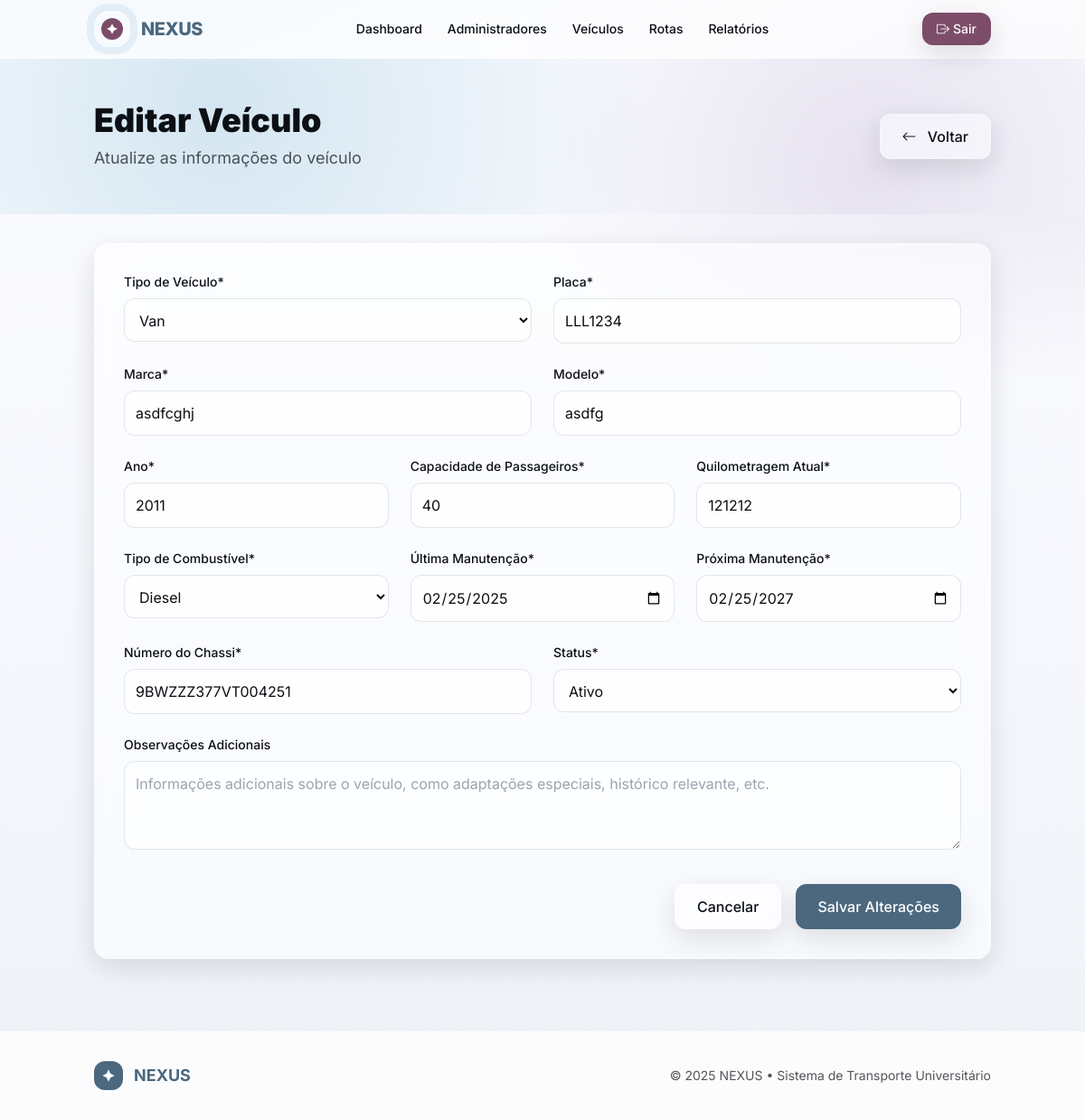
/manager/vehicles/edit/1 (signed in), run on the app's committed database.
### tables this page shows
CREATE TABLE `vehicles` (
  `id` int(11) NOT NULL,
  `type` varchar(50) NOT NULL,
  `plate` varchar(10) NOT NULL,
  `model` varchar(50) NOT NULL,
  `brand` varchar(50) NOT NULL,
  `year` int(11) NOT NULL,
  `capacity` int(11) NOT NULL,
  `driver_id` int(11) DEFAULT NULL,
  `mileage` int(11) DEFAULT 0,
  `fuel_type` varchar(20) DEFAULT NULL,
  `status` enum('Ativo','Inativo','Em Manutenção') DEFAULT 'Ativo',
  `last_maintenance` date NOT NULL,
  `next_maintenance` date DEFAULT NULL,
  `chassis_number` varchar(17) DEFAULT NULL,
  `notes` text DEFAULT NULL,
  `active` tinyint(1) DEFAULT 1,
  `created_at` timestamp NOT NULL DEFAULT current_timestamp(),
  `updated_at` timestamp NOT NULL DEFAULT current_timestamp() ON UPDATE current_timestamp()
);

### app/views/manager/vehicles/edit.php (the view, shortened to what the rows shown need)
<?php require_once __DIR__ . '/../../layouts/header.php'; ?>
<section class="gradient-hero py-12">
    <div class="container mx-auto px-4">
        <div class="flex flex-col md:flex-row justify-between items-start md:items-center gap-6">
            <div>
                <h1 class="text-3xl md:text-4xl font-black text-nexus-ink mb-2">
                    Editar Veículo
                </h1>
                <p class="text-nexus-ink/70 text-lg">Atualize as informações do veículo</p>
            </div>
            <a href="/nexus/manager/vehicles" class="frost px-6 py-3 rounded-xl text-nexus-ink font-medium shadow-soft hover:shadow-glow transition-all border border-white/40">
                <i class="bi bi-arrow-left mr-2"></i> Voltar
            </a>
        </div>
    </div>
</section>
<main class="container mx-auto py-8 px-4">
    <div class="frost rounded-2xl shadow-soft p-8">
        <form action="/nexus/manager/vehicles/update/<?= $vehicle['id'] ?>" method="POST">
            <div class="grid grid-cols-1 md:grid-cols-2 gap-6">
                <div>
                    <label for="type" class="block text-sm font-medium text-nexus-ink mb-2">Tipo de Veículo*</label>
                    <select class="w-full p-3 rounded-xl border border-gray-300/60 bg-white/70 focus:outline-none focus:ring-2 focus:ring-nexus-b focus:border-transparent"
                            id="type" name="type" required>
                        <option value="Van" <?= $vehicle['type'] === 'Van' ? 'selected' : '' ?>>Van</option>
                    </select>
                </div>
                <div>
                    <label for="plate" class="block text-sm font-medium text-nexus-ink mb-2">Placa*</label>
                    <input type="text" class="w-full p-3 rounded-xl border border-gray-300/60 bg-white/70 focus:outline-none focus:ring-2 focus:ring-nexus-b focus:border-transparent"
                           id="plate" name="plate" required pattern="[A-Z]{3}[0-9][0-9A-Z][0-9]{2}"
                           placeholder="ABC1D23" value="<?= htmlspecialchars($vehicle['plate']) ?>">
                </div>
            </div>
            <div class="grid grid-cols-1 md:grid-cols-2 gap-6 mt-6">
                <div>
                    <label for="brand" class="block text-sm font-medium text-nexus-ink mb-2">Marca*</label>
                    <input type="text" class="w-full p-3 rounded-xl border border-gray-300/60 bg-white/70 focus:outline-none focus:ring-2 focus:ring-nexus-b focus:border-transparent"
                           id="brand" name="brand" required value="<?= htmlspecialchars($vehicle['brand']) ?>">
                </div>
                <div>
                    <label for="model" class="block text-sm font-medium text-nexus-ink mb-2">Modelo*</label>
                    <input type="text" class="w-full p-3 rounded-xl border border-gray-300/60 bg-white/70 focus:outline-none focus:ring-2 focus:ring-nexus-b focus:border-transparent"
                           id="model" name="model" required value="<?= htmlspecialchars($vehicle['model']) ?>">
                </div>
            </div>
            <div class="grid grid-cols-1 md:grid-cols-3 gap-6 mt-6">
                <div>
                    <label for="year" class="block text-sm font-medium text-nexus-ink mb-2">Ano*</label>
                    <input type="number" class="w-full p-3 rounded-xl border border-gray-300/60 bg-white/70 focus:outline-none focus:ring-2 focus:ring-nexus-b focus:border-transparent"
                           id="year" name="year" required min="2000" max="2025" value="<?= htmlspecialchars($vehicle['year']) ?>">
                </div>
                <div>
                    <label for="capacity" class="block text-sm font-medium text-nexus-ink mb-2">Capacidade de Passageiros*</label>
                    <input type="number" class="w-full p-3 rounded-xl border border-gray-300/60 bg-white/70 focus:outline-none focus:ring-2 focus:ring-nexus-b focus:border-transparent"
                           id="capacity" name="capacity" required min="1" value="<?= htmlspecialchars($vehicle['capacity']) ?>">
                </div>
                <div>
                    <label for="mileage" class="block text-sm font-medium text-nexus-ink mb-2">Quilometragem Atual*</label>
                    <input type="number" class="w-full p-3 rounded-xl border border-gray-300/60 bg-white/70 focus:outline-none focus:ring-2 focus:ring-nexus-b focus:border-transparent"
                           id="mileage" name="mileage" required min="0" step="1" value="<?= htmlspecialchars($vehicle['mileage']) ?>">
                </div>
            </div>
            <div class="grid grid-cols-1 md:grid-cols-3 gap-6 mt-6">
                <div>
                    <label for="fuel_type" class="block text-sm font-medium text-nexus-ink mb-2">Tipo de Combustível*</label>
                    <select class="w-full p-3 rounded-xl border border-gray-300/60 bg-white/70 focus:outline-none focus:ring-2 focus:ring-nexus-b focus:border-transparent"
                            id="fuel_type" name="fuel_type" required>
                        <option value="Diesel" <?= $vehicle['fuel_type'] === 'Diesel' ? 'selected' : '' ?>>Diesel</option>
                    </select>
                </div>
                <div>
                    <label for="last_maintenance" class="block text-sm font-medium text-nexus-ink mb-2">Última Manutenção*</label>
                    <input type="date" class="w-full p-3 rounded-xl border border-gray-300/60 bg-white/70 focus:outline-none focus:ring-2 focus:ring-nexus-b focus:border-transparent"
                           id="last_maintenance" name="last_maintenance" required value="<?= htmlspecialchars($vehicle['last_maintenance']) ?>">
                </div>
                <div>
                    <label for="next_maintenance" class="block text-sm font-medium text-nexus-ink mb-2">Próxima Manutenção*</label>
                    <input type="date" class="w-full p-3 rounded-xl border border-gray-300/60 bg-white/70 focus:outline-none focus:ring-2 focus:ring-nexus-b focus:border-transparent"
                           id="next_maintenance" name="next_maintenance" required value="<?= htmlspecialchars($vehicle['next_maintenance']) ?>">
                </div>
            </div>
            <div class="grid grid-cols-1 md:grid-cols-2 gap-6 mt-6">
                <div>
                    <label for="chassis_number" class="block text-sm font-medium text-nexus-ink mb-2">Número do Chassi*</label>
                    <input type="text" class="w-full p-3 rounded-xl border border-gray-300/60 bg-white/70 focus:outline-none focus:ring-2 focus:ring-nexus-b focus:border-transparent"
                           id="chassis_number" name="chassis_number" required
                           pattern="[A-HJ-NPR-Z0-9]{17}" placeholder="9BW ZZZ377 VT 004251"
                           value="<?= htmlspecialchars($vehicle['chassis_number']) ?>">
                </div>
                <div>
                    <label for="status" class="block text-sm font-medium text-nexus-ink mb-2">Status*</label>
                    <select class="w-full p-3 rounded-xl border border-gray-300/60 bg-white/70 focus:outline-none focus:ring-2 focus:ring-nexus-b focus:border-transparent"
                            id="status" name="status" required>
                        <option value="Ativo" <?= $vehicle['status'] === 'Ativo' ? 'selected' : '' ?>>Ativo</option>
                    </select>
                </div>
            </div>
            <div class="mt-6">
                <label for="notes" class="block text-sm font-medium text-nexus-ink mb-2">Observações Adicionais</label>
                <textarea class="w-full p-3 rounded-xl border border-gray-300/60 bg-white/70 focus:outline-none focus:ring-2 focus:ring-nexus-b focus:border-transparent"
                          id="notes" name="notes" rows="3"
                          placeholder="Informações adicionais sobre o veículo, como adaptações especiais, histórico relevante, etc."><?= htmlspecialchars($vehicle['notes'] ?? '') ?></textarea>
            </div>
            <div class="mt-8 flex justify-end space-x-4">
                <a href="/nexus/manager/vehicles" class="frost px-6 py-3 rounded-xl text-nexus-ink font-medium shadow-soft hover:shadow-glow transition-all border border-white/40">
                    Cancelar
                </a>
                <button type="submit" class="px-6 py-3 rounded-xl text-white font-medium shadow-soft hover:shadow-glow-lg transition-all" style="background:var(--nexus-a)">
                    Salvar Alterações
                </button>
            </div>
        </form>
    </div>
</main>
<?php require_once __DIR__ . '/../../layouts/footer.php'; ?>

### app/core/Router.php (shortened to what the rows shown need)
<?php
class Router {
    private $routes = [];
    public function addRoute($method, $path, $controllerAction) {
        $this->routes[] = [
            'method' => $method,
            'path' => $path,
            'controllerAction' => $controllerAction
        ];
    }
    public function dispatch() {
        $requestMethod = $_SERVER['REQUEST_METHOD'];
        $requestUri = parse_url($_SERVER['REQUEST_URI'], PHP_URL_PATH);
        $scriptName = $_SERVER['SCRIPT_NAME'];
        $baseDir = rtrim(dirname($scriptName), '\\/');
        if ($baseDir && $baseDir !== '.') {
            if (strpos($requestUri, $baseDir) === 0) {
                $requestUri = substr($requestUri, strlen($baseDir));
            }
        }
        foreach ($this->routes as $route) {
            $pattern = preg_replace('/\{([a-zA-Z]+)\}/', '(?P<\1>[^/]+)', $route['path']);
            $pattern = '@^' . $pattern . '$@D';
            if ($route['method'] === $requestMethod && preg_match($pattern, $requestUri, $matches)) {
                list($controller, $action) = explode('@', $route['controllerAction']);
                $controllerInstance = new $controller();
                $params = array_filter($matches, function($key) {
                    return !is_numeric($key);
                }, ARRAY_FILTER_USE_KEY);
                call_user_func_array([$controllerInstance, $action], array_values($params));
                return;
            }
        }
    }
}
?>

### app/views/layouts/header.php (shortened to what the rows shown need)
<!DOCTYPE html>
<html lang="pt-br">
<head>
    <script src="https://cdn.tailwindcss.com"></script>
    <link rel="stylesheet" href="https://cdn.jsdelivr.net/npm/bootstrap-icons@1.11.1/font/bootstrap-icons.css">
</head>
<body class="bg-nexus-base text-nexus-ink gradient-surface min-h-screen">
    <header class="sticky top-0 z-40 backdrop-blur-md bg-white/70 border-b border-white/60">
        <nav class="container mx-auto flex items-center justify-between py-3 px-4">
            <div class="flex items-center gap-3">
                <div class="relative w-10 h-10 brand-ring rounded-2xl grid place-items-center">
                    <span class="w-6 h-6 inline-grid place-items-center rounded-xl" style="background:var(--nexus-f)">
                        <svg width="14" height="14" viewBox="0 0 24 24" fill="#fff" xmlns="http://www.w3.org/2000/svg">
                            <path d="M12 2l3.3 6.7L22 12l-6.7 3.3L12 22l-3.3-6.7L2 12l6.7-3.3L12 2z"/>
                        </svg>
                    </span>
                </div>
                <span class="text-xl font-extrabold tracking-tight" style="color:var(--nexus-a)">NEXUS</span>
            </div>
            <div class="hidden md:flex items-center gap-7 text-sm">
                <a href="/nexus/dashboard" class="hover:opacity-80 transition-all font-medium">Dashboard</a>
                <?php if (isset($_SESSION['user_type']) && $_SESSION['user_type'] === 'admin'): ?>
                <a href="/nexus/manager/users" class="hover:opacity-80 transition-all font-medium">Administradores</a>
                <a href="/nexus/manager/vehicles" class="hover:opacity-80 transition-all font-medium">Veículos</a>
                <a href="/nexus/manager/routes" class="hover:opacity-80 transition-all font-medium">Rotas</a>
                <a href="/nexus/manager/reports" class="hover:opacity-80 transition-all font-medium">Relatórios</a>
                <?php endif; ?>
            </div>
            <div class="flex items-center gap-4">
                <?php if (isset($_SESSION['user_id'])): ?>
                    <a href="/nexus/logout" class="text-sm px-4 py-2 rounded-xl text-white font-medium shadow-soft hover:shadow-glow transition-all" style="background:var(--nexus-f)">
                        <i class="bi bi-box-arrow-right mr-1"></i>Sair
                    </a>
                <?php else: ?>
                    <a href="/nexus/login" class="text-sm px-4 py-2 rounded-xl text-white font-medium shadow-soft hover:shadow-glow transition-all" style="background:var(--nexus-b)">
                        <i class="bi bi-box-arrow-in-right mr-1"></i>Entrar
                    </a>
                <?php endif; ?>
            </div>
        </nav>
    </header>
    <main>

### app/views/layouts/footer.php (shortened to what the rows shown need)
    </main>
    <footer class="bg-white/80 border-t border-white/60 py-8 mt-12">
        <div class="container mx-auto px-4">
            <div class="flex flex-col md:flex-row justify-between items-center gap-6">
                <div class="flex items-center gap-3">
                    <div class="w-8 h-8 rounded-xl grid place-items-center" style="background:var(--nexus-a)">
                        <svg width="16" height="16" viewBox="0 0 24 24" fill="#fff" xmlns="http://www.w3.org/2000/svg">
                            <path d="M12 2l3.3 6.7L22 12l-6.7 3.3L12 22l-3.3-6.7L2 12l6.7-3.3L12 2z"/>
                        </svg>
                    </div>
                    <span class="text-lg font-bold" style="color:var(--nexus-a)">NEXUS</span>
                </div>
                <div class="text-sm text-nexus-ink/70">
                    © <?php echo date('Y'); ?> NEXUS • Sistema de Transporte Universitário
                </div>
            </div>
        </div>
    </footer>
</body>
</html>

### data on the page
vehicles: type "Van", plate "LLL1234", brand "asdfcghj", model "asdfg", year "2011", capacity "40", mileage "121212", fuel_type "Diesel", last_maintenance "02/25/2025", next_maintenance "02/25/2027", chassis_number "9BWZZZ377VT004251", status "Ativo"
